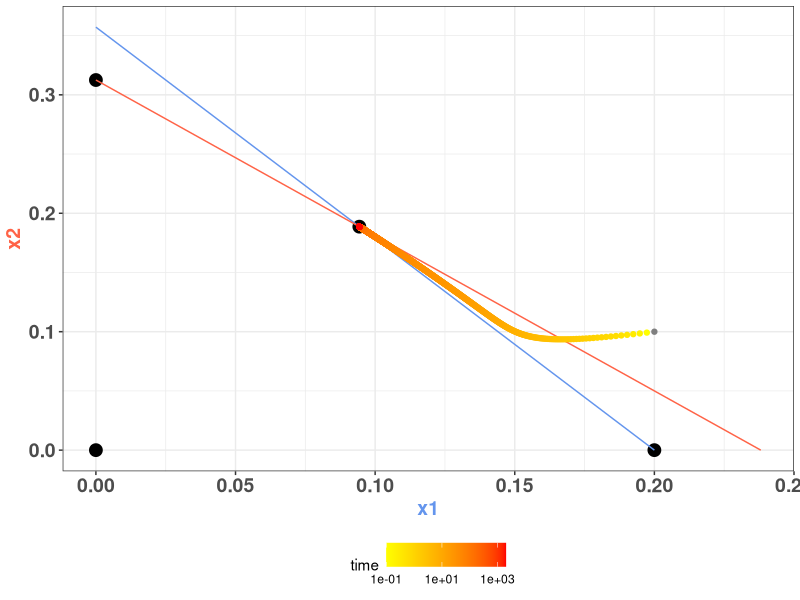

Write R code to recreate this figure. (Note: this script raises an error after producing the figure.)
require(deSolve)
require(ggplot2)
require(scales)

homewd = paste0(getwd(), "/CourseMaterial/Week7/code/")
setwd(homewd)

LotkaVolterra <- function(time, state, params){
  # state:
  # x1, x2
  # params
  # r[1,2], interactions A
  with(as.list(c(state, params)), {
    x1 <- max(x1, 0)
    x2 <- max(x2, 0)
    dx1dt <- x1 * (r[1] - A[1,1] * x1 - A[1,2] * x2)
    dx2dt <- x2 * (r[2] - A[2,2] * x2 - A[2,1] * x1)
    return(list(c(dx1dt, dx2dt)))
    })
  
}

plotresults <- function(out, pars, plotEQ = TRUE, plotN1 = TRUE, plotN2 = TRUE, plotDYN = TRUE){
  r <- pars$r
  A <- pars$A
  eq1 <- c(0,0)
  eq2 <- c(0, r[2]/A[2,2])
  eq3 <- c(r[1]/A[1,1], 0)
  eq4 <- c((A[2,2] * r[1] - A[1,2] * r[2]) / det(A),
           (A[1,1] * r[2] - A[2,1] * r[1]) / det(A)
           )
  dfeq <- as.data.frame(rbind(eq1, eq2, eq3, eq4))
  if (eq4[1] < 0 | eq4[2] < 0) dfeq <- as.data.frame(rbind(eq1, eq2, eq3))
  colnames(dfeq) <- c("x1", "x2")
  
  line1 <- data.frame(
    x1 = seq(0, eq3[1], length.out = 3),
    x2 = (r[1] - A[1,1] * seq(0, eq3[1], length.out = 3)) / A[1,2]
    )
  line2 <- data.frame(
    x2 = seq(0, eq2[2], length.out = 3),
    x1 = (r[2] - A[2,2] * seq(0, eq2[2], length.out = 3)) / A[2,1]
  )
  
  pl <- ggplot(data = dfeq, aes(x1, x2)) 
  if (plotEQ == TRUE){
    pl <- pl + geom_point(size = 4)
  } else {
    pl <- pl + geom_point(size = 4, colour = NA)
  }
  if (plotN1 == TRUE){
    pl <- pl + geom_line(data = line1, aes(x1, x2), color="cornflowerblue") 
  }
  if (plotN2 == TRUE){
    pl <- pl + geom_line(data = line2, aes(x1, x2), color="tomato")
  }
  if (plotDYN == TRUE){
    pl <- pl + geom_point(data = out, aes(x1, x2, colour =time)) + 
      scale_color_gradient(low="yellow", high = "red", trans="log10")
     
      #scale_colour_gradient2(low = muted("blue"), mid = muted("red"),
       #                      high = muted("green"))
  }
  pl <- pl + theme_bw() + theme(axis.text = element_text(size = 14, face = "bold"), axis.title.x = element_text(size=14, face="bold", color="cornflowerblue"), axis.title.y = element_text(size=14, face="bold", color="tomato")) +
    theme(legend.position = "bottom") + theme(plot.margin = unit(c(.3,.3,.3,.3), "lines"))
  return(pl)
}
# 
# # test competition

#first, coexistence guaranteed!

r <- c(0.5,0.5)
A <- matrix(c(2.5,1.4, 2.1, 1.6), 2, 2, byrow = TRUE)
pars <- list(r = r, A = A)
x0 <- c(x1 = 0.2, x2 = 0.1)
times <- seq(0, 2000, by = 0.1)
out <- as.data.frame(ode(x0, times, LotkaVolterra, pars))
out[out < 0] <- 0

head(out)

p1a <- plotresults(out, pars)
ts.long <- melt(out, id.vars  = "time", variable.name = "species", value.name = "proportion")

p1b <- ggplot(ts.long) +
  geom_line(aes(x=time, y=proportion, color=species), size=1) +theme_bw() +
  scale_color_manual(values=colz) + ylim(c(0,.4)) +
  theme(plot.margin = unit(c(.3,.3,4,.3), "lines"), legend.position = c(.8,.8),
        axis.title = element_text(size=14), axis.text = element_text(size=12))
#print(p1b)

p1 <- cowplot::plot_grid(p1a, p1b)
print(p1)

ggsave(file = paste0(homewd, "/figs/stable-coexistence.png"),
       units="mm",  
       width=90, 
       height=55, 
       scale=2, 
       dpi=300)

# next, spp 1 always outcompetes spp 2
A <- matrix(c(2.5,1.4, 2.6, 1.6), 2, 2, byrow = TRUE)
pars <- list(r = r, A = A)
x0 <- c(x1 = 0.2, x2 = 0.1)
times <- seq(0, 2000, by = 0.1)
out <- as.data.frame(ode(x0, times, LotkaVolterra, pars))
out[out < 0] <- 0

head(out)

p2a <- plotresults(out, pars)
ts.long <- melt(out, id.vars  = "time", variable.name = "species", value.name = "proportion")

p2b <- ggplot(ts.long) +
  geom_line(aes(x=time, y=proportion, color=species), size=1) +theme_bw() +
  scale_color_manual(values=colz) + ylim(c(0,.4)) +
  theme(plot.margin = unit(c(.3,.3,4,.3), "lines"), legend.position = c(.8,.8),
        axis.title = element_text(size=14), axis.text = element_text(size=12))
print(p2b)


p2b <- ggplot(ts.long) +
  geom_line(aes(x=time, y=proportion, color=species), size=1) +theme_bw() +
  scale_color_manual(values=colz) + ylim(c(0,.4)) +
  theme(plot.margin = unit(c(.3,.3,4,.3), "lines"), legend.position = c(.8,.8),
        axis.title = element_text(size=14), axis.text = element_text(size=12))


p2 <- cowplot::plot_grid(p2a, p2b)
print(p2)

ggsave(file = paste0(homewd, "/figs/sppx1-wins.png"),
       units="mm",  
       width=90, 
       height=55, 
       scale=2, 
       dpi=300)


#spp 2 always outcompetes spp 1
A <- matrix(c(2.5,1.6, 2.1, 1.4), 2, 2, byrow = TRUE)
pars <- list(r = r, A = A)
x0 <- c(x1 = 0.2, x2 = 0.1)
times <- seq(0, 2000, by = 0.1)
out <- as.data.frame(ode(x0, times, LotkaVolterra, pars))
out[out < 0] <- 0


p3a <- plotresults(out, pars)
ts.long <- melt(out, id.vars  = "time", variable.name = "species", value.name = "proportion")

p3b <- ggplot(ts.long) +
  geom_line(aes(x=time, y=proportion, color=species), size=1) +theme_bw() +
  scale_color_manual(values=colz) + ylim(c(0,.4)) +
  theme(plot.margin = unit(c(.3,.3,4,.3), "lines"), legend.position = c(.8,.8),
        axis.title = element_text(size=14), axis.text = element_text(size=12))


p3 <- cowplot::plot_grid(p3a, p3b)
print(p3)

ggsave(file = paste0(homewd, "/figs/sppx2-wins.png"),
       units="mm",  
       width=90, 
       height=55, 
       scale=2, 
       dpi=300)


#finally
#outcome depends on initial conditions: here, x2 wins

r <- c(0.5,0.5)
A <- matrix(c(1.4, 2.7, 1.6, 2.1), 2, 2, byrow = TRUE)
pars <- list(r = r, A = A)
x0 <- c(x1 = 0.1, x2 = 0.3)
times <- seq(0, 2000, by = 0.1)
out <- as.data.frame(ode(x0, times, LotkaVolterra, pars))
out[out < 0] <- 0

p4a<- plotresults(out, pars)



ts.long <- melt(out, id.vars  = "time", variable.name = "species", value.name = "proportion")
colz =c('x1'="cornflowerblue", 'x2'="tomato")
p4b <- ggplot(ts.long) +
  geom_line(aes(x=time, y=proportion, color=species), size=1) +theme_bw() +
  scale_color_manual(values=colz) + ylim(c(0,.4)) +
  theme(plot.margin = unit(c(.3,.3,4,.3), "lines"), legend.position = c(.8,.8),
        axis.title = element_text(size=14), axis.text = element_text(size=12))


p4 <- cowplot::plot_grid(p4a, p4b)
print(p4)

ggsave(file = paste0(homewd, "/figs/precedence-x2-wins.png"),
       units="mm",  
       width=90, 
       height=55, 
       scale=2, 
       dpi=300)


#and here x1 wins
x0 <- c(x1 = 0.35, x2 = 0.1)
out <- as.data.frame(ode(x0, times, LotkaVolterra, pars))
out[out < 0] <- 0

p5a<- plotresults(out, pars)
head(out)
ts.long <- melt(out, id.vars  = "time", variable.name = "species", value.name = "proportion")
p5b <- ggplot(ts.long) +
  geom_line(aes(x=time, y=proportion, color=species), size=1) +theme_bw() +
  scale_color_manual(values=colz) + ylim(c(0,.4)) +
  theme(plot.margin = unit(c(.3,.3,4,.3), "lines"), legend.position = c(.8,.8),
        axis.title = element_text(size=14), axis.text = element_text(size=12))


p5 <- cowplot::plot_grid(p5a, p5b)
print(p5)

ggsave(file = paste0(homewd, "/figs/precedence-x1-wins.png"),
       units="mm",  
       width=90, 
       height=55, 
       scale=2, 
       dpi=300)




#and here, coexistence
x0 <- c(x1 = 0.3, x2 = 0.1)
times <- seq(0, 2000, by = 0.1)
out <- as.data.frame(ode(x0, times, LotkaVolterra, pars))
out[out < 0] <- 0

p6a <- plotresults(out, pars)
ts.long <- melt(out, id.vars  = "time", variable.name = "species", value.name = "proportion")


p6b <- ggplot(ts.long) +
  geom_line(aes(x=time, y=proportion, color=species), size=1) +theme_bw() +
  scale_color_manual(values=colz) + ylim(c(0,.4)) +
  theme(plot.margin = unit(c(.3,.3,4,.3), "lines"), legend.position = c(.8,.8),
        axis.title = element_text(size=14), axis.text = element_text(size=12))


p6 <- cowplot::plot_grid(p6a, p6b)
print(p6)

ggsave(file = paste0(homewd, "/figs/precedence-coexistence.png"),
       units="mm",  
       width=90, 
       height=55, 
       scale=2, 
       dpi=300)



#and example for quiz Q



r <- c(0.5,0.5)
A <- matrix(c(2.5,1.4, 2.1, 1.6), 2, 2, byrow = TRUE)
pars <- list(r = r, A = A)
x0 <- c(x1 = 0.2, x2 = 0.1)
times <- seq(0, 2000, by = 0.1)
out <- as.data.frame(ode(x0, times, LotkaVolterra, pars))
out[out < 0] <- 0

head(out)

p7 <- plotresults(out, pars, plotDYN = FALSE, plotEQ = FALSE)

ggsave(file = paste0(homewd, "/figs/blanknullclines.png"),
       units="mm",  
       width=50, 
       height=45, 
       scale=2, 
       dpi=300)
